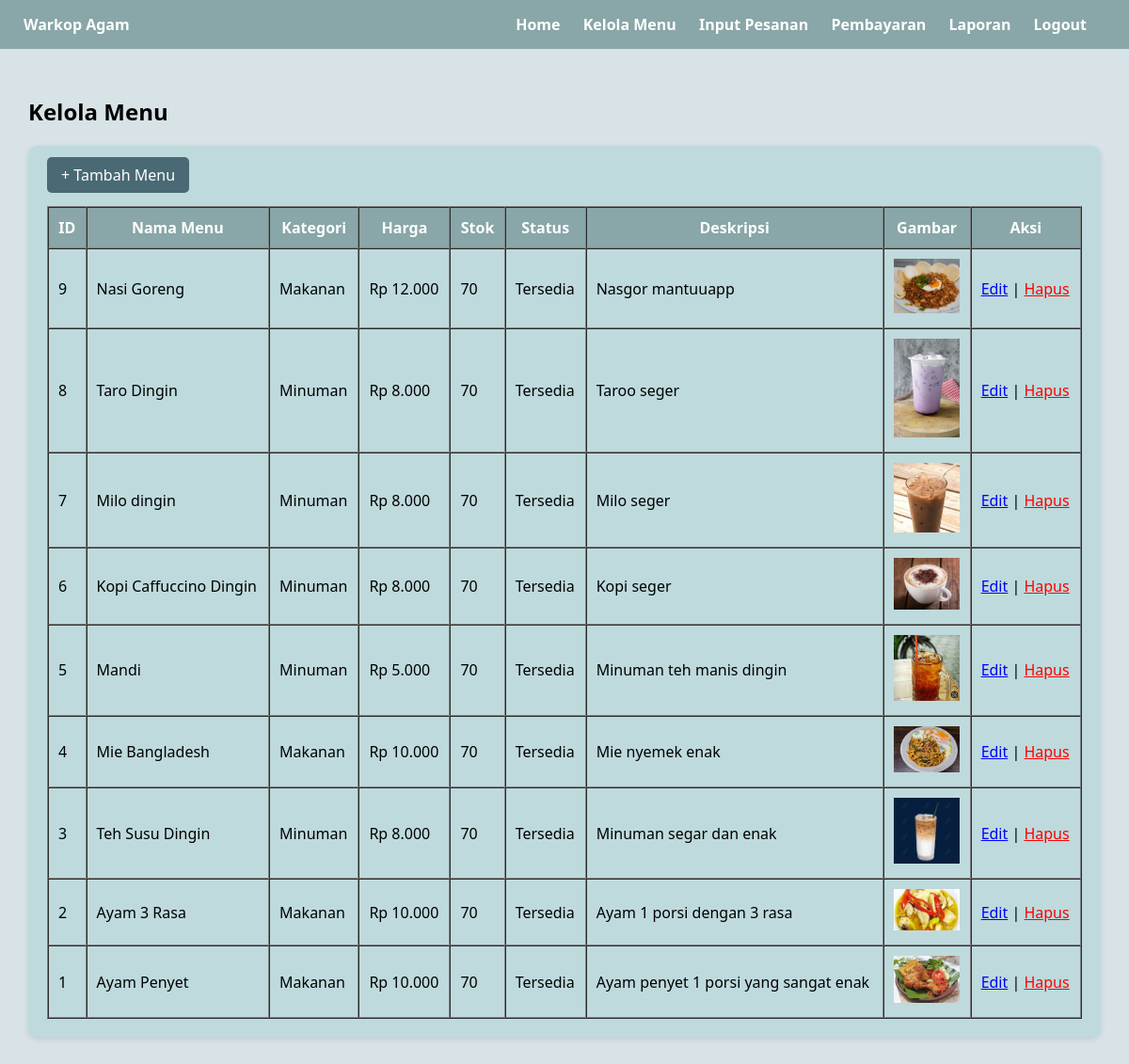
Screenshot of /menu/kelola_menu.php (signed in) with the database file from the repository.
### tables this page shows
CREATE TABLE `menu` (
  `id_menu` int(11) NOT NULL,
  `nama_menu` varchar(100) NOT NULL,
  `kategori` enum('Makanan','Minuman') NOT NULL,
  `harga` decimal(10,2) NOT NULL,
  `stok` int(55) NOT NULL,
  `status` enum('Tersedia','Tidak Tersedia') NOT NULL,
  `deskripsi` text NOT NULL,
  `gambar` varchar(255) NOT NULL
);

### menu/kelola_menu.php (the view, shortened to what this page needs)
<?php
require '../includes/config.php';
include '../includes/header.php';
?>
<h2>Kelola Menu</h2>
<div class="card">
  <a href="tambah_menu.php" class="btn">+ Tambah Menu</a>
  <br><br>
  <table border="1" cellpadding="10" cellspacing="0" width="100%">
    <tr style="background-color:#89A6A8;color:white;">
      <th>ID</th>
      <th>Nama Menu</th>
      <th>Kategori</th>
      <th>Harga</th>
      <th>Stok</th>
      <th>Status</th>
      <th>Deskripsi</th>
      <th>Gambar</th>
      <th>Aksi</th>
    </tr>
    <?php
    $result = $mysqli->query("SELECT * FROM menu ORDER BY id_menu DESC");
    while ($row = $result->fetch_assoc()) {
      $img = $row['gambar'] ? "<img src='../uploads/{$row['gambar']}' width='70'>" : "-";
      echo "<tr>
        <td>{$row['id_menu']}</td>
        <td>{$row['nama_menu']}</td>
        <td>{$row['kategori']}</td>
        <td>Rp " . number_format($row['harga'], 0, ',', '.') . "</td>
        <td>{$row['stok']}</td>
        <td>{$row['status']}</td>
        <td>{$row['deskripsi']}</td>
        <td>{$img}</td>
        <td>
          <a href='edit_menu.php?id={$row['id_menu']}' style='color:blue;'>Edit</a> |
          <a href='hapus_menu.php?id={$row['id_menu']}' onclick='return confirm(\"Yakin mau hapus?\")' style='color:red;'>Hapus</a>
        </td>
      </tr>";
    }
    ?>
  </table>
</div>
<?php include '../includes/footer.php'; ?>

### includes/header.php (shortened to what this page needs)
<!DOCTYPE html>
<html lang="id">
<head>
</head>
<body>
  <div class="navbar">
    <div><strong>Warkop Agam</strong></div>
    <div>
      <a href="/phpagam/dashboard.php">Home</a>
      <a href="/phpagam/menu/kelola_menu.php">Kelola Menu</a>
      <a href="/phpagam/pesanan/input_pesanan.php">Input Pesanan</a>
      <a href="/phpagam/pembayaran/index.php">Pembayaran</a>
      <a href="/phpagam/laporan/laporan_penjualan.php">Laporan</a>
      <a href="/phpagam/logout.php">Logout</a>
    </div>
  </div>
  <main>

### includes/footer.php
  </main>
</body>
</html>

### includes/header.php (style rules this page uses)
body { font-family: 'Segoe UI', sans-serif; background-color: #D8E3E7; margin: 0; padding: 0; }
.navbar { background-color: #89A6A8; padding: 15px 25px; color: white; display: flex; justify-content: space-between; align-items: center; }
.navbar a { color: white; text-decoration: none; margin-right: 20px; font-weight: bold; }
main { padding: 30px; }
.card { background-color: #BEDADC; padding: 20px; border-radius: 10px; margin-bottom: 20px; box-shadow: 0 2px 6px rgba(0,0,0,0.1); }
.btn { background-color: #496A74; color: white; padding: 8px 15px; border: none; border-radius: 5px; cursor: pointer; text-decoration: none; }

### rows the page displays
menu: id_menu "9", nama_menu "Nasi Goreng", kategori "Makanan", harga "12.000", stok "70", status "Tersedia", deskripsi "Nasgor mantuuapp", gambar (picture)
menu: id_menu "8", nama_menu "Taro Dingin", kategori "Minuman", harga "8.000", stok "70", status "Tersedia", deskripsi "Taroo seger", gambar (picture)
menu: id_menu "7", nama_menu "Milo dingin", kategori "Minuman", harga "8.000", stok "70", status "Tersedia", deskripsi "Milo seger", gambar (picture)
menu: id_menu "6", nama_menu "Kopi Caffuccino Dingin", kategori "Minuman", harga "8.000", stok "70", status "Tersedia", deskripsi "Kopi seger", gambar (picture)
menu: id_menu "5", nama_menu "Mandi", kategori "Minuman", harga "5.000", stok "70", status "Tersedia", deskripsi "Minuman teh manis dingin", gambar (picture)
menu: id_menu "4", nama_menu "Mie Bangladesh", kategori "Makanan", harga "10.000", stok "70", status "Tersedia", deskripsi "Mie nyemek enak", gambar (picture)
menu: id_menu "3", nama_menu "Teh Susu Dingin", kategori "Minuman", harga "8.000", stok "70", status "Tersedia", deskripsi "Minuman segar dan enak", gambar (picture)
menu: id_menu "2", nama_menu "Ayam 3 Rasa", kategori "Makanan", harga "10.000", stok "70", status "Tersedia", deskripsi "Ayam 1 porsi dengan 3 rasa", gambar (picture)
menu: id_menu "1", nama_menu "Ayam Penyet", kategori "Makanan", harga "10.000", stok "70", status "Tersedia", deskripsi "Ayam penyet 1 porsi yang sangat enak", gambar (picture)
